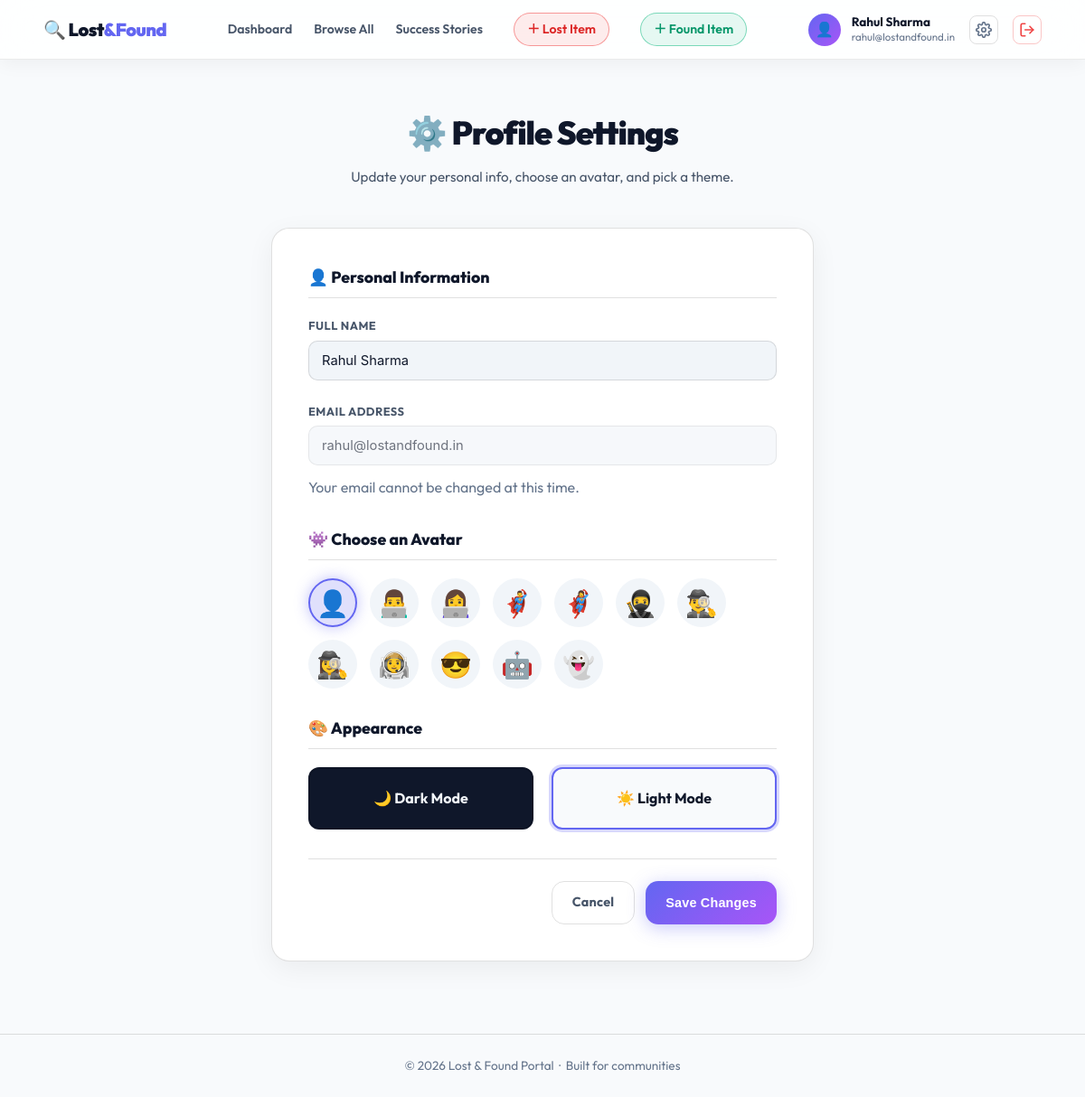
/settings (signed in), run on the app's committed database.
### app.py (models this page shows)
class User(UserMixin, db.Model):
    id            = db.Column(db.Integer, primary_key=True)
    name          = db.Column(db.String(100))
    email         = db.Column(db.String(150), unique=True)
    password_hash = db.Column(db.String(200))
    avatar        = db.Column(db.String(50), default='👤')
    theme         = db.Column(db.String(20), default='dark')
    items         = db.relationship('Item', backref='owner', lazy=True)

### app.py (the view, shortened to what this page needs)
@app.route('/settings', methods=['GET', 'POST'])
@login_required
def settings_page():
    avatars = ['👤', '👨‍💻', '👩‍💻', '🦸‍♂️', '🦸‍♀️', '🥷', '🕵️‍♂️', '🕵️‍♀️', '🧑‍🚀', '😎', '🤖', '👻']
    return render_template('settings.html', avatars=avatars)

### app.py (called while the page is built)
@login_manager.user_loader
def load_user(user_id):
    return User.query.get(int(user_id))

### templates/settings.html (shortened to what this page needs)
{% extends 'base.html' %}
{% block content %}
<section class="page-hero">
  <h1>⚙️ Profile Settings</h1>
  <p>Update your personal info, choose an avatar, and pick a theme.</p>
</section>
<section class="form-section" style="padding-top: 20px;">
  <form method="POST" action="/settings" class="report-form" style="max-width: 600px;">
    <div class="form-section-label">👤 Personal Information</div>
    <div class="form-group full" style="margin-bottom: 24px;">
      <label for="name">Full Name</label>
      <input type="text" id="name" name="name" value="{{ current_user.name }}" required/>
    </div>
    <div class="form-group full" style="margin-bottom: 24px;">
      <label>Email Address</label>
      <input type="email" value="{{ current_user.email }}" disabled style="opacity:0.6; cursor:not-allowed;"/>
      <div class="field-error" style="color:var(--muted); margin-top:6px;">Your email cannot be changed at this time.</div>
    </div>
    <div class="form-section-label">👾 Choose an Avatar</div>
    <div class="avatar-grid" style="display: flex; gap: 14px; flex-wrap: wrap; margin-bottom: 30px;">
      {% for av in avatars %}
      <label class="avatar-option">
        <div class="avatar-visual">{{ av }}</div>
      </label>
      {% endfor %}
    </div>
    <div class="form-section-label">🎨 Appearance</div>
    <div style="display: flex; gap: 20px; margin-bottom: 20px;">
      <label class="theme-option">
        <div class="theme-visual theme-dark">
          <span class="theme-label">🌙 Dark Mode</span>
        </div>
      </label>
      <label class="theme-option">
        <div class="theme-visual theme-light">
          <span class="theme-label">☀️ Light Mode</span>
        </div>
      </label>
    </div>
    <div class="form-actions">
      <a href="/dashboard" class="btn btn-ghost">Cancel</a>
      <button type="submit" class="btn btn-primary">Save Changes</button>
    </div>
  </form>
</section>
{% endblock %}

### templates/base.html (shortened to what this page needs)
<!DOCTYPE html>
<html lang="en">
<head>
  <link rel="stylesheet" href="{{ url_for('static', filename='style.css') }}"/>
</head>
<body class="{% if current_user.is_authenticated %}{{ current_user.theme }}-theme{% else %}dark-theme{% endif %}">
  <nav class="navbar">
    <a href="/dashboard" class="logo">🔍 Lost<span>&Found</span></a>
    <div class="nav-links">
      <a href="/dashboard" class="{% if request.path == '/dashboard' %}nav-active{% endif %}">Dashboard</a>
      <a href="/browse"    class="{% if request.path == '/browse'    %}nav-active{% endif %}">Browse All</a>
      <a href="/recovered" class="{% if request.path == '/recovered' %}nav-active{% endif %}">Success Stories</a>
      <a href="/report-lost"  class="nav-pill nav-pill-red">＋ Lost Item</a>
      <a href="/report-found" class="nav-pill nav-pill-green">＋ Found Item</a>
    </div>
    <div class="nav-user">
      <div class="user-avatar">{{ current_user.avatar }}</div>
      <div class="user-info">
        <span class="user-name">{{ current_user.name }}</span>
        <span class="user-email">{{ current_user.email }}</span>
      </div>
      <a href="/settings" class="logout-btn" title="Settings">
      </a>
      <a href="/logout" class="logout-btn" title="Sign out" style="color:#ef4444; border-color:rgba(239,68,68,0.3) !important;">
        <svg width="18" height="18" viewBox="0 0 24 24" fill="none" stroke="currentColor" stroke-width="2.2" stroke-linecap="round" stroke-linejoin="round">
          <path d="M9 21H5a2 2 0 0 1-2-2V5a2 2 0 0 1 2-2h4"/>
          <polyline points="16 17 21 12 16 7"/>
          <line x1="21" y1="12" x2="9" y2="12"/>
        </svg>
      </a>
    </div>
  </nav>
  <main>{% block content %}{% endblock %}</main>
  <footer class="footer">
    <p>© 2026 Lost & Found Portal &nbsp;·&nbsp; Built for communities</p>
  </footer>
</body>
</html>

### templates/settings.html (style rules this page uses)
.avatar-visual { width: 54px; height: 54px; border-radius: 50%; display: flex; align-items: center; justify-content: center; font-size: 1.8rem; background: var(--surface2); border: 2px solid transparent; cursor: pointer; transition: 0.2s; }
.avatar-option input[type="radio"]:checked + .avatar-visual { border-color: var(--primary); background: rgba(99,102,241,0.2); box-shadow: 0 0 16px rgba(99,102,241,0.4); }
.theme-option { flex: 1; cursor: pointer; }
.theme-visual { display: flex; align-items: center; justify-content: center; padding: 20px; border-radius: 12px; border: 2px solid var(--border); transition: 0.2s; font-weight: 700; gap: 8px; }
.theme-dark { background: #0f172a; color: #f1f5f9; }
.theme-light { background: #f8fafc; color: #0f172a; }
.theme-option input[type="radio"]:checked + .theme-light { border-color: var(--primary); box-shadow: 0 0 0 3px rgba(99,102,241,0.25); }

### data on the page
User: avatar "👤", name "Rahul Sharma", email "rahul@lostandfound.in"

### other printed values
{{ av }} "👤" "👨‍💻" "👩‍💻" "🦸‍♂️" "🦸‍♀️" "🥷" "🕵️‍♂️" "🕵️‍♀️" "🧑‍🚀" "😎" "🤖" "👻"
